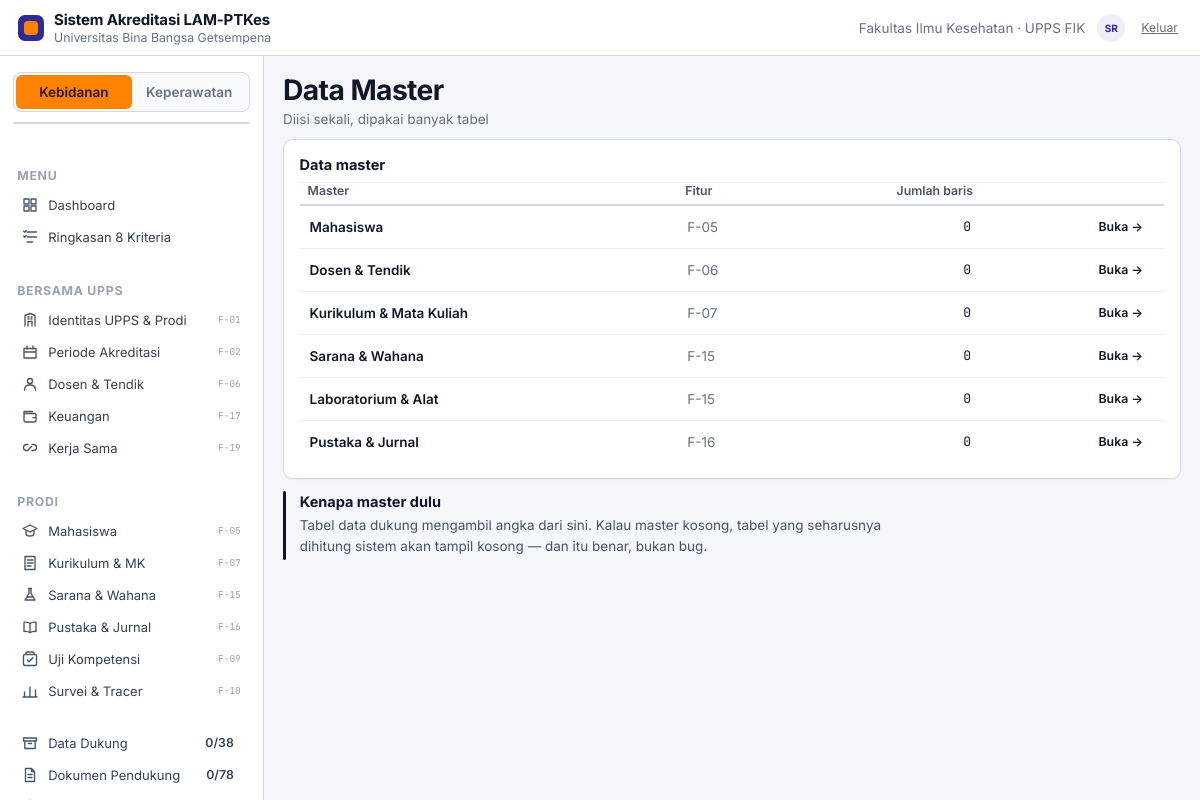
The app's page /modul/master/index.php (signed in) with its own data.
### tables this page shows
CREATE TABLE pengguna (
  id            INT UNSIGNED NOT NULL AUTO_INCREMENT,
  email         VARCHAR(160) NOT NULL,                
  nama          VARCHAR(160) NOT NULL,
  sandi         VARCHAR(255) NULL,                    
  peran_kode    VARCHAR(32) NOT NULL,
  prodi_id      INT UNSIGNED NULL,                    
  aktif         TINYINT(1) NOT NULL DEFAULT 1,
  dibuat        DATETIME NOT NULL DEFAULT CURRENT_TIMESTAMP,
  masuk_terakhir DATETIME NULL,
  PRIMARY KEY (id),
  UNIQUE KEY uq_pengguna_email (email),
  CONSTRAINT fk_pengguna_peran FOREIGN KEY (peran_kode) REFERENCES peran(kode),
  CONSTRAINT fk_pengguna_prodi FOREIGN KEY (prodi_id) REFERENCES prodi(id)
);

CREATE TABLE prodi (
  id                     INT UNSIGNED NOT NULL AUTO_INCREMENT,
  upps_id                INT UNSIGNED NOT NULL,
  nama_ps                VARCHAR(120) NOT NULL,
  jenjang                ENUM('D-III','Sarjana','Profesi','Sarjana Terapan','Magister','Spesialis') NOT NULL,
  bidang                 VARCHAR(80)  NOT NULL,
  punya_tahap_profesi    TINYINT(1)   NOT NULL DEFAULT 0,
  nama_profesi_lulusan   VARCHAR(80)  NULL,
  lama_studi_semester    TINYINT UNSIGNED NULL,
  nama_uji_kompetensi    VARCHAR(120) NULL,
  peringkat_akreditasi   VARCHAR(40)  NULL,
  tgl_akreditasi         DATE NULL,
  tgl_berakhir_akreditasi DATE NULL,
  aktif                  TINYINT(1) NOT NULL DEFAULT 1,
  dibuat                 DATETIME NOT NULL DEFAULT CURRENT_TIMESTAMP,
  diubah                 DATETIME NOT NULL DEFAULT CURRENT_TIMESTAMP ON UPDATE CURRENT_TIMESTAMP,
  PRIMARY KEY (id),
  UNIQUE KEY uq_prodi_nama (upps_id, nama_ps),
  CONSTRAINT fk_prodi_upps FOREIGN KEY (upps_id) REFERENCES upps(id)
);

### web/system/view.php (called while the page is built, shortened)
<?php
require_once __DIR__ . '/auth.php';
function e(mixed $v): string
{
    return htmlspecialchars((string) $v, ENT_QUOTES | ENT_SUBSTITUTE, 'UTF-8');
}

### web/system/auth.php (called while the page is built, shortened)
<?php
require_once __DIR__ . '/db.php';
function pengguna(): ?array
{
    static $cache = false;
    if ($cache !== false) {
        return $cache;
    }
    $id = $_SESSION['pengguna_id'] ?? null;
    $r = q1('SELECT p.*, pr.nama_ps AS prodi_nama
             FROM pengguna p LEFT JOIN prodi pr ON pr.id = p.prodi_id
             WHERE p.id = ? AND p.aktif = 1', [$id]);
    return $cache = $r ?: null;
}
function prodi_aktif(): ?int
{
    $u = pengguna();
    if (!empty($u['prodi_id'])) {
        return (int) $u['prodi_id'];
    }
    $pertama = qv('SELECT id FROM prodi WHERE aktif = 1 ORDER BY id LIMIT 1', [], null);
    return $pertama !== null ? (int) $pertama : null;
}
function akses(string $aksi, ?array $u = null): int
{
    $u ??= pengguna();
    return (int) qv('SELECT akses FROM izin WHERE peran_kode = ? AND aksi_kode = ?',
        [$u['peran_kode'], $aksi], 0);
}
function boleh(string $aksi): bool
{
    return akses($aksi) === 1;
}

### web/system/db.php (called while the page is built, shortened)
<?php
function db(): PDO
{
    static $pdo = null;
    if ($pdo instanceof PDO) {
        return $pdo;
    }
    $dsn = sprintf('mysql:host=%s;port=%s;dbname=%s;charset=utf8mb4',
        DB_HOST, defined('DB_PORT') ? DB_PORT : '3306', DB_NAME);
    try {
        $pdo = new PDO($dsn, DB_USER, DB_PASS, [
            PDO::ATTR_ERRMODE            => PDO::ERRMODE_EXCEPTION,
            PDO::ATTR_DEFAULT_FETCH_MODE => PDO::FETCH_ASSOC,
            PDO::ATTR_EMULATE_PREPARES   => false,
            PDO::ATTR_STRINGIFY_FETCHES  => false,
        ]);
    } catch (PDOException $e) {
        if (DEBUG) {
            throw $e;
        }
        http_response_code(500);
        exit('Koneksi database gagal. Hubungi pengelola sistem.');
    }
    return $pdo;
}
function q(string $sql, array $param = []): array
{
    $st = db()->prepare($sql);
    $st->execute($param);
    return $st->fetchAll();
}
function q1(string $sql, array $param = []): ?array
{
    $st = db()->prepare($sql);
    $st->execute($param);
    $r = $st->fetch();
    return $r === false ? null : $r;
}
function qv(string $sql, array $param = [], mixed $bawaan = null): mixed
{
    $st = db()->prepare($sql);
    $st->execute($param);
    $v = $st->fetchColumn();
    return $v === false ? $bawaan : $v;
}

### web/system/rekap.php (called while the page is built, shortened)
<?php
require_once __DIR__ . '/db.php';
function status_satu_tabel(string $tabelKode, int $prodiId, int $periodeId): array
{
    $info = q1('SELECT kode, khusus_profesi FROM tabel_dukung WHERE kode = ?', [$tabelKode]);
    $berlaku = berlaku_untuk_prodi($tabelKode, $prodiId);
    $total = (int) qv('SELECT COUNT(*) FROM spec_field WHERE tabel_kode = ? AND asal = "Input"',
        [$tabelKode], 0);
    $terisi = (int) qv(
        'SELECT COUNT(*) FROM sel s
         JOIN baris_tabel b ON b.id = s.baris_id
         JOIN spec_field f ON f.tabel_kode = b.tabel_kode AND f.kunci = s.field_kunci
         WHERE b.tabel_kode = ? AND b.prodi_id = ? AND b.periode_id = ?
           AND f.asal = "Input"
           AND (s.nilai_angka IS NOT NULL OR (s.nilai_teks IS NOT NULL AND s.nilai_teks <> ""))',
        [$tabelKode, $prodiId, $periodeId], 0);
    $kunci = q1(
        'SELECT COUNT(*) AS n, MAX(dikunci_oleh IS NOT NULL) AS dikunci
         FROM baris_tabel WHERE tabel_kode = ? AND prodi_id = ? AND periode_id = ?',
        [$tabelKode, $prodiId, $periodeId]);
    $adaBaris = (int) ($kunci['n'] ?? 0);
    $dikunci = $adaBaris > 0 && (int) ($kunci['dikunci'] ?? 0) === 1;
    $hanyaHitung = $total === 0;
    if ($hanyaHitung) {
        $status = $adaBaris > 0 ? 'lengkap' : 'hitung';
    } elseif ($adaBaris === 0) {
        $status = 'kosong';
    } elseif ($total === 0) {
        $status = 'lengkap';
    } elseif ($terisi >= $total) {
        $status = 'lengkap';
    } elseif ($terisi === 0) {
        $status = 'kosong';
    } else {
        $status = 'sebagian';
    }
    return [
        'status' => $status, 'terisi' => $terisi, 'total' => $total,
        'hanya_hitung' => $hanyaHitung,
        'dikunci' => $dikunci, 'berlaku' => $berlaku, 'baris' => $adaBaris,
    ];
}
function berlaku_untuk_prodi(string $tabelKode, int $prodiId): bool
{
    $khusus = (int) qv('SELECT khusus_profesi FROM tabel_dukung WHERE kode = ?', [$tabelKode], 0);
    if (!$khusus) {
        return true;
    }
    return (int) qv('SELECT punya_tahap_profesi FROM prodi WHERE id = ?', [$prodiId], 0) === 1;
}
function rekap_semua_tabel(int $prodiId, int $periodeId): array
{
    $daftar = q('SELECT kode, nomor, judul, kriteria, khusus_profesi
                 FROM tabel_dukung ORDER BY nomor');
    foreach ($daftar as &$t) {
        $t += status_satu_tabel($t['kode'], $prodiId, $periodeId);
    }
    return $daftar;
}
function rekap_ringkas(int $prodiId, int $periodeId): array
{
    $semua = rekap_semua_tabel($prodiId, $periodeId);
    $wajib = array_filter($semua, fn($t) => $t['status'] !== 'na');
    $hitung = ['lengkap' => 0, 'terkunci' => 0, 'sebagian' => 0, 'kosong' => 0, 'hitung' => 0];
    foreach ($wajib as $t) {
        $hitung[$t['status']] = ($hitung[$t['status']] ?? 0) + 1;
    }
    $selesai = $hitung['lengkap'] + $hitung['terkunci'];
    return [
        'total'    => count($semua),
        'wajib'    => count($wajib),
        'na'       => count($semua) - count($wajib),
        'lengkap'  => $hitung['lengkap'],
        'terkunci' => $hitung['terkunci'],
        'sebagian' => $hitung['sebagian'],
        'kosong'   => $hitung['kosong'],
        'hitung'   => $hitung['hitung'],
        'selesai'  => $selesai,
        'belum'    => count($wajib) - $selesai,
    ];
}
function periode_aktif(int $prodiId): ?array
{
    return q1('SELECT * FROM periode WHERE prodi_id = ? AND aktif = 1
               ORDER BY tahun_ts DESC LIMIT 1', [$prodiId]);
}

### web/system/layout.php (the view, shortened to what this page needs)
<?php
require_once __DIR__ . '/view.php';
require_once __DIR__ . '/rekap.php';
require_once dirname(__DIR__) . '/assets/ikon.php';
function nav_items(): array
{
    $items = [
        ['kelompok' => 'MENU', 'baris' => [
            ['dashboard', 'Dashboard', null, 'dashboard'],
            ['ringkasan', 'Ringkasan 8 Kriteria', null, 'summary'],
        ]],
        ['kelompok' => 'BERSAMA UPPS', 'baris' => [
            ['identitas', 'Identitas UPPS & Prodi', 'F-01', 'identity'],
            ['periode', 'Periode Akreditasi', 'F-02', 'period'],
            ['dosen', 'Dosen & Tendik', 'F-06', 'lecturer'],
            ['keuangan', 'Keuangan', 'F-17', 'finance'],
            ['kerjasama', 'Kerja Sama', 'F-19', 'partner'],
        ]],
        ['kelompok' => 'PRODI', 'baris' => [
            ['mahasiswa', 'Mahasiswa', 'F-05', 'student'],
            ['kurikulum', 'Kurikulum & MK', 'F-07', 'curriculum'],
            ['sarana', 'Sarana & Wahana', 'F-15', 'facility'],
            ['pustaka', 'Pustaka & Jurnal', 'F-16', 'library'],
            ['uji', 'Uji Kompetensi', 'F-09', 'competency'],
            ['survei', 'Survei & Tracer', 'F-10', 'survey'],
        ]],
    ];
    if (boleh('KELOLA_PENGGUNA')) {
        $items[1]['baris'][] = ['pengguna', 'Pengguna & Hak Akses', 'F-22', 'access'];
    }
    $items[] = ['kelompok' => null, 'baris' => [
        ['datadukung', 'Data Dukung', null, 'archive', rekap_tabel_badge()],
        ['dokumen', 'Dokumen Pendukung', null, 'document', rekap_dokumen_badge()],
        ['konsistensi', 'Konsistensi', null, 'consistency', konsistensi_badge()],
    ]];
    return $items;
}
function render(string $judul, string $isi, array $opsi = []): void
{
    $aktif = $opsi['aktif'] ?? '';
    $sub = $opsi['sub'] ?? '';
    $U = pengguna();
    $nav = nav_items();
    ?><!DOCTYPE html>
<html lang="id">
<head>
<link rel="stylesheet" href="<?= e(BASE_URL) ?>assets/css/app.css?v=1">
<link rel="stylesheet" href="<?= e(BASE_URL) ?>assets/css/anim.css?v=1">
</head>
<body>
<header class="topbar">
  <div class="brand">
    <div class="brand-mark"></div>
    <div class="brand-text">
      <div class="brand-name">Sistem Akreditasi LAM-PTKes</div>
      <div class="brand-sub">Universitas Bina Bangsa Getsempena</div>
    </div>
  </div>
  <div class="topbar-right">
    <span class="topbar-ctx">Fakultas Ilmu Kesehatan · UPPS FIK</span>
    <div class="avatar" title="<?= e($U['nama'] ?? '') ?>"><?= e(inisial($U['nama'] ?? '')) ?></div>
    <a class="who-keluar" href="<?= e(BASE_URL) ?>index.php?m=masuk&amp;a=keluar">Keluar</a>
  </div>
</header>
<aside class="sidebar" id="sidebar" aria-label="Navigasi utama">
  <div class="switch">
    <?php foreach (semua_prodi() as $p): ?>
      <button data-prodi="<?= (int) $p['id'] ?>" aria-pressed="<?= (int) $p['id'] === prodi_aktif() ? 'true' : 'false' ?>"><?= e($p['nama_ps']) ?></button>
    <?php endforeach; ?>
  </div>
  <button class="period"><b>TS <?= e(tahun_ts()) ?></b></button>
  <?php foreach ($nav as $grup): ?>
    <?php if ($grup['kelompok']): ?><div class="nav-label"><?= e($grup['kelompok']) ?></div><?php endif; ?>
    <?php foreach ($grup['baris'] as $b): ?>
      <?php $kode = $b[0]; $nama = $b[1]; $fitur = $b[2] ?? null; $ikon = $b[3] ?? null; $badge = $b[4] ?? null; ?>
      <a class="nav-item<?= $aktif === $kode ? ' aktif' : '' ?>" href="<?= e(BASE_URL) ?>index.php?m=<?= e($kode) ?>"<?= $aktif === $kode ? ' aria-current="page"' : '' ?>>
        <?= ikon((string) $ikon) ?><span class="lbl"><?= e($nama) ?></span>
        <?php if ($badge !== null && $badge !== ''): ?>
          <span class="badge"><?= e($badge) ?></span>
        <?php elseif ($fitur): ?>
          <span class="code"><?= e($fitur) ?></span>
        <?php endif; ?>
      </a>
    <?php endforeach; ?>
  <?php endforeach; ?>
</aside>
<main class="main">
  <div class="page-head">
    <div>
      <h1><?= e($judul) ?></h1>
      <?php if ($sub !== ''): ?><div class="page-sub"><?= $sub ?></div><?php endif; ?>
    </div>
  </div>
  <?= $isi ?>
</main>
</body>
</html><?php
}
function inisial(string $nama): string
{
    $bersih = preg_replace('/,.*$/', '', $nama);
    $kata = preg_split('/\s+/', trim((string) $bersih)) ?: [];
    $out = '';
    foreach ($kata as $k) {
        if ($k !== '') {
            $out .= mb_substr($k, 0, 1);
        }
        if (mb_strlen($out) >= 2) {
            break;
        }
    }
    return mb_strtoupper($out);
}
function semua_prodi(): array
{
    return q('SELECT id, nama_ps FROM prodi WHERE aktif = 1 ORDER BY id');
}
function tahun_ts(): int
{
    $p = prodi_aktif();
    return $ts = (int) qv('SELECT tahun_ts FROM periode WHERE prodi_id = ? AND aktif = 1
                            ORDER BY tahun_ts DESC LIMIT 1', [$p], (int) date('Y'));
}
function rekap_tabel_badge(): string
{
    $p = prodi_aktif();
    $per = $p ? periode_aktif($p) : null;
    $r = rekap_ringkas($p, (int) $per['id']);
    return sprintf('%d/%d', $r['selesai'], $r['wajib']);
}
function rekap_dokumen_badge(): string
{
    $p = prodi_aktif();
    $per = $p ? periode_aktif($p) : null;
    $r = rekap_dokumen($p, (int) $per['id']);
    return sprintf('%d/%d', $r['unggah'], $r['total']);
}
function konsistensi_badge(): string
{
    return '—';
}

### web/assets/css/anim.css (style rules this page uses)
:root { --anim-dur: 460ms; --anim-step: 55ms; --anim-cap: 14; --anim-rise: 12px; --anim-ease: cubic-bezier(.22, .61, .36, 1); }
.main .an { opacity: 0; animation: a-rise var(--anim-dur) var(--anim-ease) forwards; animation-delay: calc(var(--i, 0) * var(--anim-step)); will-change: opacity, transform; }
.main .page-head h1 { opacity: 0; animation: a-text calc(var(--anim-dur) * 1.1) var(--anim-ease) forwards; animation-delay: calc(var(--i, 0) * var(--anim-step)); }
.main .page-sub { opacity: 0; animation: a-text calc(var(--anim-dur) * 0.9) var(--anim-ease) forwards; animation-delay: calc((var(--i, 0) * var(--anim-step)) + 90ms); }
.main .tbl tbody tr { opacity: 0; animation: a-row 380ms var(--anim-ease) forwards; }
.main .tbl tbody tr:nth-child(-n+12) { animation-delay: calc((var(--i, 0) * var(--anim-step)) + 160ms + (var(--r, 0) * 22ms)); }

### records on screen
pengguna: nama "SR"
prodi: nama_ps "Kebidanan"
prodi: nama_ps "Keperawatan"

### other values on screen
$grup['kelompok'] "MENU"
$nama "Dashboard"
$nama "Ringkasan 8 Kriteria"
$grup['kelompok'] "BERSAMA UPPS"
$nama "Identitas UPPS & Prodi"
$fitur "F-01"
$nama "Periode Akreditasi"
$fitur "F-02"
$nama "Dosen & Tendik"
$fitur "F-06"
$nama "Keuangan"
$fitur "F-17"
$nama "Kerja Sama"
$fitur "F-19"
$grup['kelompok'] "PRODI"
